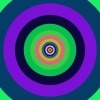
Frame 1 (no input)
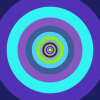
Frame 60 (the mouse pressed at the canvas centre just before this capture)
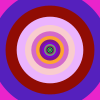
Frame 120 (the mouse held since frame 60 and released just before this capture)

The Processing sketch that drew these frames (run headless with seeded random() and noise(); from frame 60 on, the mouse is pressed at the canvas centre):

// Processing sketch: recursiveCircles
// ── recursiveCircles.pde
float initialRadius;
int DELAY;
int RADIUSGROWTHRATE;

void setup(){
  initialRadius = 700;
  RADIUSGROWTHRATE = 50;
  DELAY = 80;
  noStroke();
  background(random(255), random(255), random(255));
}

void draw(){
  drawCircle(width/2, height/2, initialRadius);
  initialRadius += RADIUSGROWTHRATE; 
  delay(DELAY);
}

void drawCircle(int x, int y, float radius) { 
  ellipse(x, y, radius, radius); 
  
  if(radius > 2) { 
    radius *= 0.75f; 
    fill(random(255), random(255), random(255));
    drawCircle(x, y, radius); 
    } 
}
